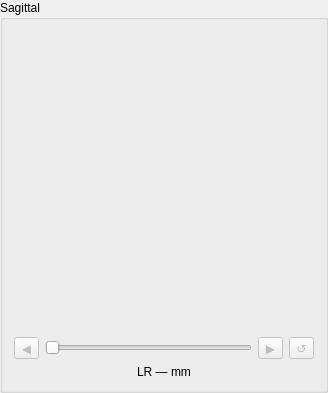
                                      <widget class="QGroupBox" name="sagittalGroup">
                                        <property name="title">
                                          <string>Sagittal</string>
                                        </property>
                                        <layout class="QVBoxLayout" name="sagittalLayout">
                                          <item>
                                            <widget class="WorkflowMriView" name="sagittalPreview">
                                              <property name="minimumSize">
                                                <size><width>300</width><height>300</height></size>
                                              </property>
                                            </widget>
                                          </item>
                                          <item>
                                            <layout class="QHBoxLayout" name="sagittalSliderRow">
                                              <item>
                                                <widget class="QToolButton" name="sagittalPreviousButton">
                                                  <property name="text">
                                                    <string>◀</string>
                                                  </property>
                                                  <property name="toolTip">
                                                    <string>Previous LR slice</string>
                                                  </property>
                                                  <property name="enabled">
                                                    <bool>false</bool>
                                                  </property>
                                                </widget>
                                              </item>
                                              <item>
                                                <widget class="QSlider" name="sagittalSlider">
                                                  <property name="orientation">
                                                    <enum>Qt::Horizontal</enum>
                                                  </property>
                                                  <property name="enabled">
                                                    <bool>false</bool>
                                                  </property>
                                                </widget>
                                              </item>
                                              <item>
                                                <widget class="QToolButton" name="sagittalNextButton">
                                                  <property name="text">
                                                    <string>▶</string>
                                                  </property>
                                                  <property name="toolTip">
                                                    <string>Next LR slice</string>
                                                  </property>
                                                  <property name="enabled">
                                                    <bool>false</bool>
                                                  </property>
                                                </widget>
                                              </item>
                                              <item>
                                                <widget class="QToolButton" name="resetSagittalButton">
                                                  <property name="text">
                                                    <string>↺</string>
                                                  </property>
                                                  <property name="toolTip">
                                                    <string>Reset to the initially displayed sagittal slice</string>
                                                  </property>
                                                  <property name="enabled">
                                                    <bool>false</bool>
                                                  </property>
                                                </widget>
                                              </item>
                                            </layout>
                                          </item>
                                          <item>
                                            <widget class="QLabel" name="sagittalSliceLabel">
                                              <property name="text">
                                                <string>LR — mm</string>
                                              </property>
                                              <property name="alignment">
                                                <set>Qt::AlignCenter</set>
                                              </property>
                                            </widget>
                                          </item>
                                        </layout>
                                      </widget>
